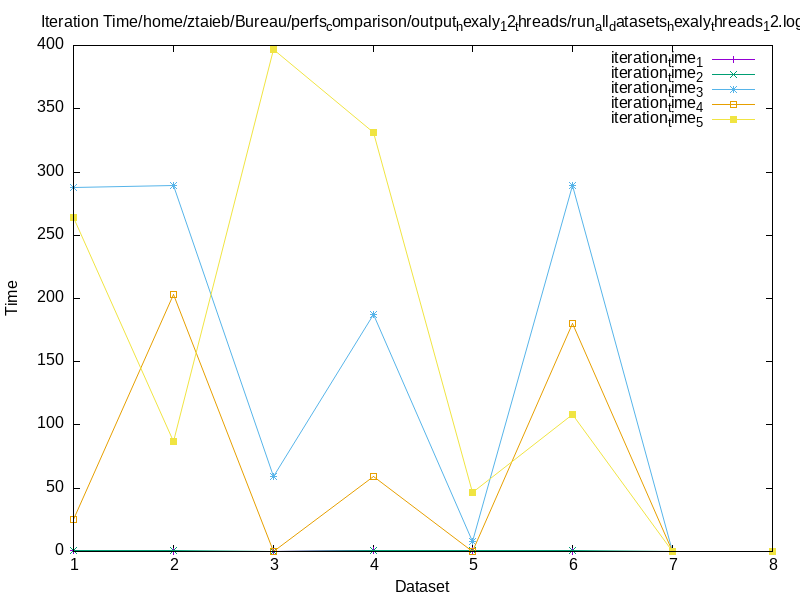

Generate this figure with gnuplot:
set terminal png size 800,600
set output 'solve_phase_time_12_threads_hexaly.png'
set title 'Iteration Time/home/ztaieb/Bureau/perfs_comparison/output_hexaly_12_threads/run_all_datasets_hexaly_threads_12.log'
set xlabel 'Dataset'
set ylabel 'Time'
set xtics 1
set key autotitle columnhead
plot '../Data_logs/solve_phase_time_12_threads_hexaly.dat' using 1:12 with linespoints title columnhead(12), '' using 1:13 with linespoints title columnhead(13), '' using 1:14 with linespoints title columnhead(14), '' using 1:15 with linespoints title columnhead(15), '' using 1:16 with linespoints title columnhead(16)
